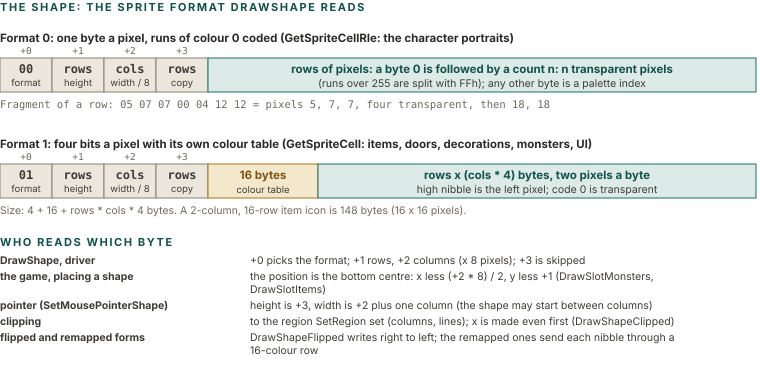

Reproduce this figure in Python.
import sys; sys.path.insert(0, '.')
from figlib import *

c = Canvas(760, 372)
c.section(0, 11, "THE SHAPE: THE SPRITE FORMAT DrawShape READS")

def hdr(x, y, first, k):
    labs = [(first, "format"), ("rows", "height"), ("cols", "width / 8"), ("rows", "copy")]
    for i, (v, t) in enumerate(labs):
        c.rect(x + i * 52, y, 52, 34, fill=PAL["grey"][2], stroke=PAL["grey"][1], sw=1, rx=0)
        c.text(x + i * 52 + 26, y + 15, v, size=12, weight=700, color=PAL["grey"][0], anchor="middle", mono=True)
        c.text(x + i * 52 + 26, y + 28, t, size=9.5, color=INK2, anchor="middle")
    for i, t in enumerate(["+0", "+1", "+2", "+3"]):
        c.text(x + i * 52 + 26, y - 4, t, size=9.5, color=MUTED, anchor="middle", mono=True)

# format 0: 8-bit RLE
y1 = 44
c.text(0, y1 - 2, "Format 0: one byte a pixel, runs of colour 0 coded (GetSpriteCellRle: the character portraits)", size=11.5, weight=700, color=INK)
hdr(0, y1 + 14, "00", "grey")
c.rect(208, y1 + 14, 548, 34, fill=PAL["teal"][2], stroke=PAL["teal"][1], sw=1, rx=0)
c.text(482, y1 + 29, "rows of pixels: a byte 0 is followed by a count n: n transparent pixels", size=11.5, weight=700, color=PAL["teal"][0], anchor="middle")
c.text(482, y1 + 43, "(runs over 255 are split with FFh); any other byte is a palette index", size=10.5, color=INK2, anchor="middle")
c.text(0, y1 + 64, "Fragment of a row: 05 07 07 00 04 12 12 = pixels 5, 7, 7, four transparent, then 18, 18", size=10.5, color=MUTED, mono=True)

# format 1: 4-bit
y2 = 150
c.text(0, y2 - 2, "Format 1: four bits a pixel with its own colour table (GetSpriteCell: items, doors, decorations, monsters, UI)", size=11.5, weight=700, color=INK)
hdr(0, y2 + 14, "01", "grey")
c.rect(208, y2 + 14, 110, 34, fill=PAL["ochre"][2], stroke=PAL["ochre"][1], sw=1, rx=0)
c.text(263, y2 + 29, "16 bytes", size=11.5, weight=700, color=PAL["ochre"][0], anchor="middle")
c.text(263, y2 + 43, "colour table", size=9.5, color=INK2, anchor="middle")
c.rect(318, y2 + 14, 438, 34, fill=PAL["teal"][2], stroke=PAL["teal"][1], sw=1, rx=0)
c.text(537, y2 + 29, "rows x (cols * 4) bytes, two pixels a byte", size=11.5, weight=700, color=PAL["teal"][0], anchor="middle")
c.text(537, y2 + 43, "high nibble is the left pixel; code 0 is transparent", size=10.5, color=INK2, anchor="middle")
c.text(0, y2 + 64, "Size: 4 + 16 + rows * cols * 4 bytes. A 2-column, 16-row item icon is 148 bytes (16 x 16 pixels).", size=10.5, color=MUTED)

# what draws read
y3 = 252
c.section(0, y3 - 6, "WHO READS WHICH BYTE")
rows = [
    ("DrawShape, driver", "+0 picks the format; +1 rows, +2 columns (x 8 pixels); +3 is skipped"),
    ("the game, placing a shape", "the position is the bottom centre: x less (+2 * 8) / 2, y less +1 (DrawSlotMonsters, DrawSlotItems)"),
    ("pointer (SetMousePointerShape)", "height is +3, width is +2 plus one column (the shape may start between columns)"),
    ("clipping", "to the region SetRegion set (columns, lines); x is made even first (DrawShapeClipped)"),
    ("flipped and remapped forms", "DrawShapeFlipped writes right to left; the remapped ones send each nibble through a 16-colour row"),
]
yy = y3 + 12
for a, b in rows:
    c.text(0, yy, a, size=10.5, weight=700, color=INK2)
    for l in wrap(b, 470, 10.5):
        c.text(250, yy, l, size=10.5, color=INK2); yy += 13
    yy += 3
c.h = yy + 4
c.save("figs/gfx_shape_format.svg")
